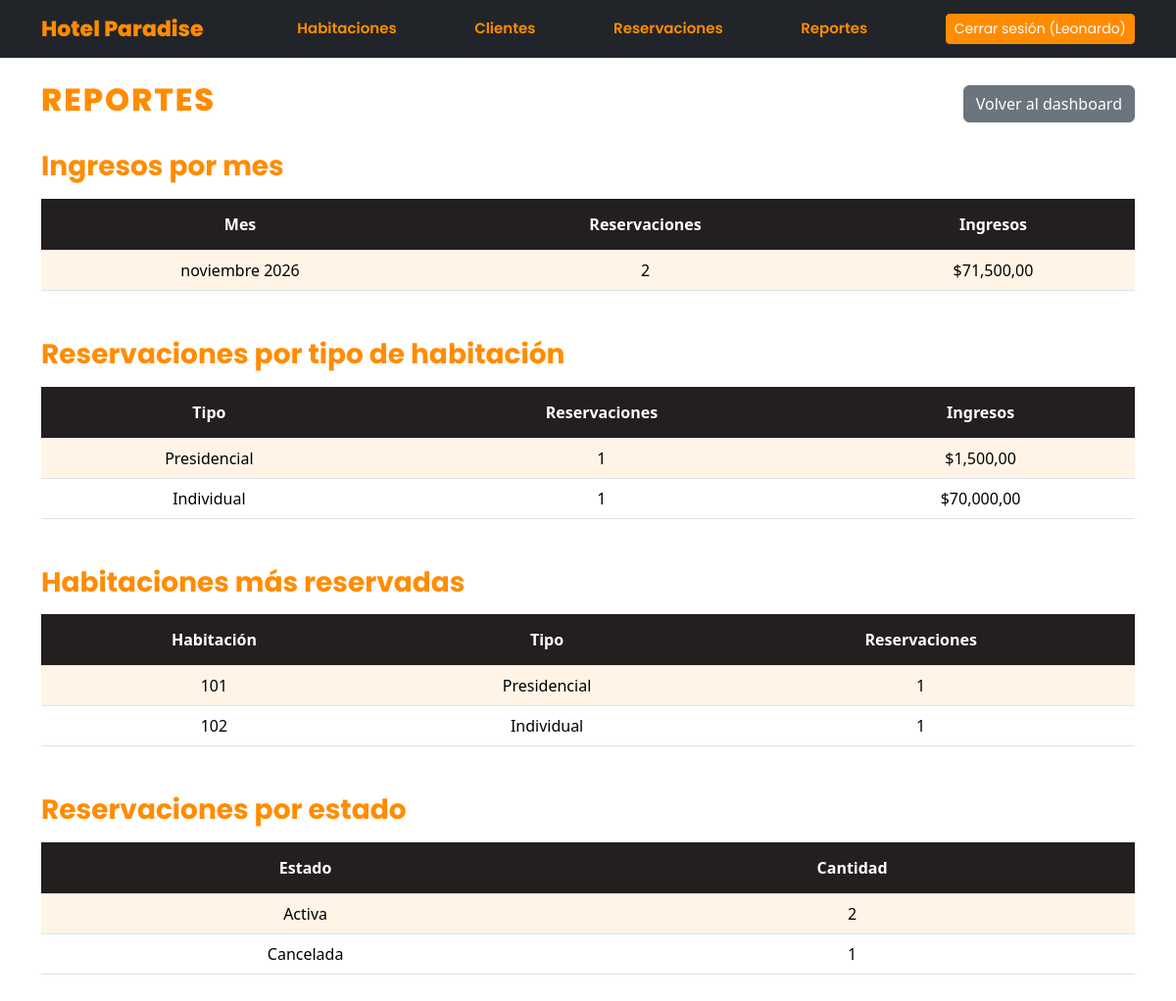
The app's page /reportes/ (signed in), older data.
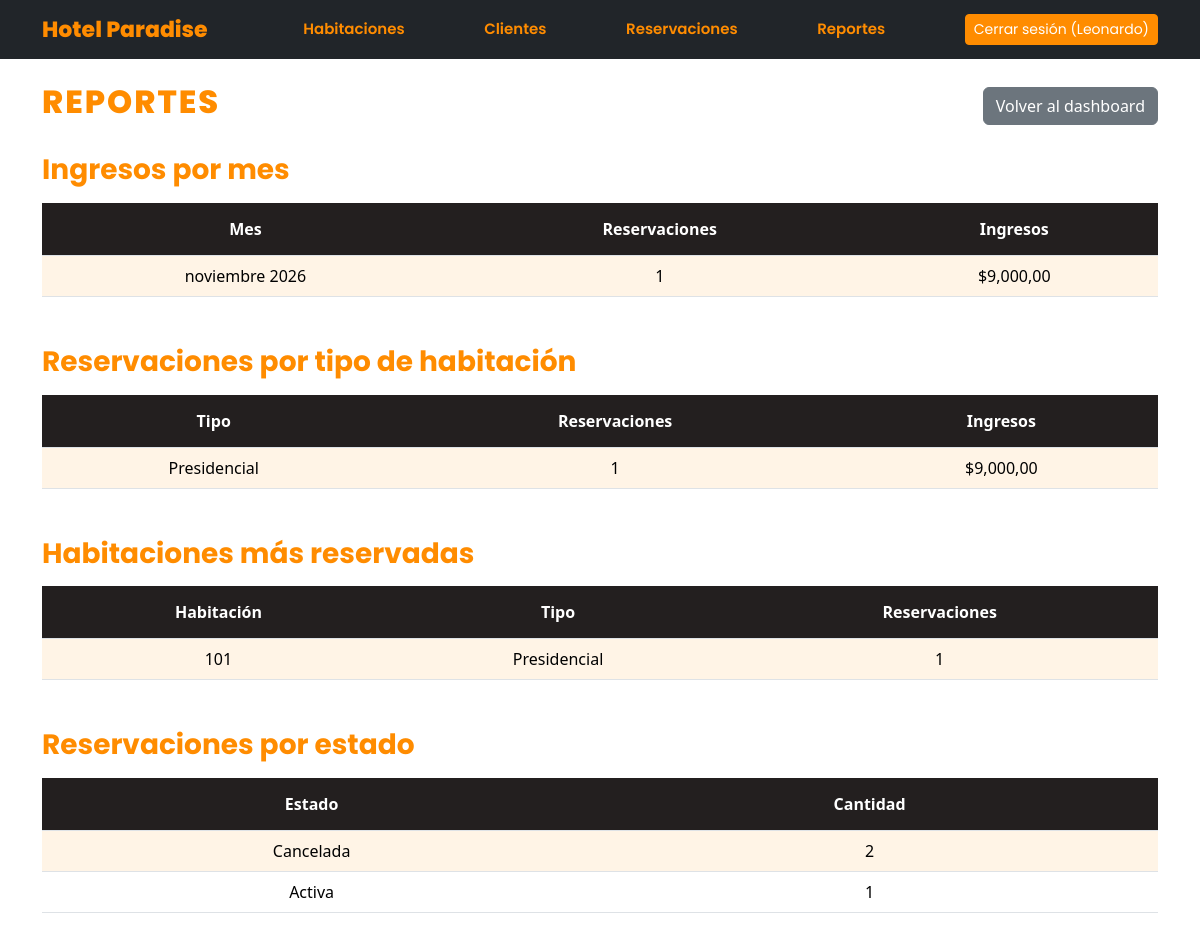
The same page, newer data.
### habitaciones/models.py (models this page shows, shortened)
class Habitacion(models.Model):
    TIPOS = [
        ('individual', 'Individual'),
        ('doble', 'Doble'),
        ('suite', 'Suite'),
        ('presidencial', 'Presidencial'),
    ]
    numero = models.IntegerField(unique=True)
    tipo =  models.CharField((""), max_length=20, choices=TIPOS)
    precioxnoche = models.DecimalField(max_digits=  15, decimal_places=2)
    capacidad = models.IntegerField()
    disponible = models.BooleanField(default= True)
    imagen = models.ImageField(upload_to='habitaciones/', blank=True, null=True)

### reservaciones/models.py (models this page shows, shortened)
class Reservacion(models.Model):
    ACTIVA = 'activa'
    CANCELADA = 'cancelada'
    FINALIZADA = 'finalizada'
    ESTADOS = [
        (ACTIVA, 'Activa'),
        (CANCELADA, 'Cancelada'),
        (FINALIZADA, 'Finalizada'),
    ]
    cliente = models.ForeignKey(Cliente, on_delete=models.PROTECT,
                                related_name='reservaciones')
    habitacion = models.ForeignKey(Habitacion, on_delete=models.PROTECT,
                                   related_name='reservaciones')
    fecha_entrada = models.DateField()
    fecha_salida = models.DateField()
    total = models.DecimalField(max_digits=10, decimal_places=2,
                                default=0, editable=False)
    estado = models.CharField(max_length=20, choices=ESTADOS, default=ACTIVA)
    class Meta:
        ordering = ['-fecha_entrada']
        verbose_name = 'Reservación'
        verbose_name_plural = 'Reservaciones'

### hotel_paradise/views.py (the view)
# urls.py: path('reportes/', views.reportes, name='reportes'),
@login_required
def reportes(request):
    validas = Reservacion.objects.exclude(estado=Reservacion.CANCELADA)
    ingresos_por_mes = (
        validas
        .annotate(mes=TruncMonth('fecha_entrada'))
        .values('mes')
        .annotate(reservaciones=Count('id'), ingresos=Sum('total'))
        .order_by('-mes')
    )
    nombres_tipo = dict(Habitacion.TIPOS)
    por_tipo = [
        {
            'tipo': nombres_tipo.get(fila['habitacion__tipo'], fila['habitacion__tipo']),
            'reservaciones': fila['reservaciones'],
            'ingresos': fila['ingresos'],
        }
        for fila in (
            validas
            .values('habitacion__tipo')
            .annotate(reservaciones=Count('id'), ingresos=Sum('total'))
            .order_by('-reservaciones')
        )
    ]
    mas_reservadas = (
        Habitacion.objects
        .annotate(total=Count(
            'reservaciones',
            filter=~Q(reservaciones__estado=Reservacion.CANCELADA)
        ))
        .filter(total__gt=0)
        .order_by('-total')[:5]
    )
    nombres_estado = dict(Reservacion.ESTADOS)
    por_estado = [
        {
            'estado': nombres_estado.get(fila['estado'], fila['estado']),
            'cantidad': fila['cantidad'],
        }
        for fila in (
            Reservacion.objects
            .values('estado')
            .annotate(cantidad=Count('id'))
            .order_by('-cantidad')
        )
    ]
    return render(request, 'reportes.html', {
        'ingresos_por_mes': ingresos_por_mes,
        'por_tipo': por_tipo,
        'mas_reservadas': mas_reservadas,
        'por_estado': por_estado,
    })

### templates/reportes.html (shortened to what this page needs)
{% extends 'base.html' %}
{% load humanize %}
{% block content %}
<div class="d-flex justify-content-between align-items-center mb-4">
    <h1 class="titulo-habitaciones">Reportes</h1>
    <a href="{% url 'dashboard' %}" class="btn btn-limpiar">Volver al dashboard</a>
</div>
<h3 class="titulo-formulario mb-3">Ingresos por mes</h3>
<table class="table text-center align-middle mb-5">
    <thead>
        <tr>
            <th>Mes</th>
            <th>Reservaciones</th>
            <th>Ingresos</th>
        </tr>
    </thead>
    <tbody>
        {% for fila in ingresos_por_mes %}
        <tr>
            <td>{{ fila.mes|date:"F Y" }}</td>
            <td>{{ fila.reservaciones }}</td>
            <td>${{ fila.ingresos|floatformat:2|intcomma }}</td>
        </tr>
        {% empty %}
        <tr><td colspan="3">Todavía no hay reservaciones.</td></tr>
        {% endfor %}
    </tbody>
</table>
<h3 class="titulo-formulario mb-3">Reservaciones por tipo de habitación</h3>
<table class="table text-center align-middle mb-5">
    <thead>
        <tr>
            <th>Tipo</th>
            <th>Reservaciones</th>
            <th>Ingresos</th>
        </tr>
    </thead>
    <tbody>
        {% for fila in por_tipo %}
        <tr>
            <td>{{ fila.tipo }}</td>
            <td>{{ fila.reservaciones }}</td>
            <td>${{ fila.ingresos|floatformat:2|intcomma }}</td>
        </tr>
        {% empty %}
        <tr><td colspan="3">Todavía no hay reservaciones.</td></tr>
        {% endfor %}
    </tbody>
</table>
<h3 class="titulo-formulario mb-3">Habitaciones más reservadas</h3>
<table class="table text-center align-middle mb-5">
    <thead>
        <tr>
            <th>Habitación</th>
            <th>Tipo</th>
            <th>Reservaciones</th>
        </tr>
    </thead>
    <tbody>
        {% for habitacion in mas_reservadas %}
        <tr>
            <td>{{ habitacion.numero }}</td>
            <td>{{ habitacion.get_tipo_display }}</td>
            <td>{{ habitacion.total }}</td>
        </tr>
        {% empty %}
        <tr><td colspan="3">Todavía no hay reservaciones.</td></tr>
        {% endfor %}
    </tbody>
</table>
<h3 class="titulo-formulario mb-3">Reservaciones por estado</h3>
<table class="table text-center align-middle mb-5">
    <thead>
        <tr>
            <th>Estado</th>
            <th>Cantidad</th>
        </tr>
    </thead>
    <tbody>
        {% for fila in por_estado %}
        <tr>
            <td>{{ fila.estado }}</td>
            <td>{{ fila.cantidad }}</td>
        </tr>
        {% empty %}
        <tr><td colspan="2">Todavía no hay reservaciones.</td></tr>
        {% endfor %}
    </tbody>
</table>
{% endblock %}

Row changes from the older to the newer data that the page shows:
no longer on this page (row unchanged): Habitacion: tipo "Individual", reservaciones "1", ingresos "70,000,00", numero "102", total "1"
computed for Habitacion "Presidencial": ingresos "1,500,00" → "9,000,00"
shown differently, row unchanged: Reservacion "Cancelada": cantidad "1" → "2"; moves up the list
changed Reservacion "Activa": cantidad "2" → "1"
Text that changed along with them:
new list line: "noviembre 2026 1 $ 9,000,00"
list line gone: "noviembre 2026 2 $ 71,500,00"
